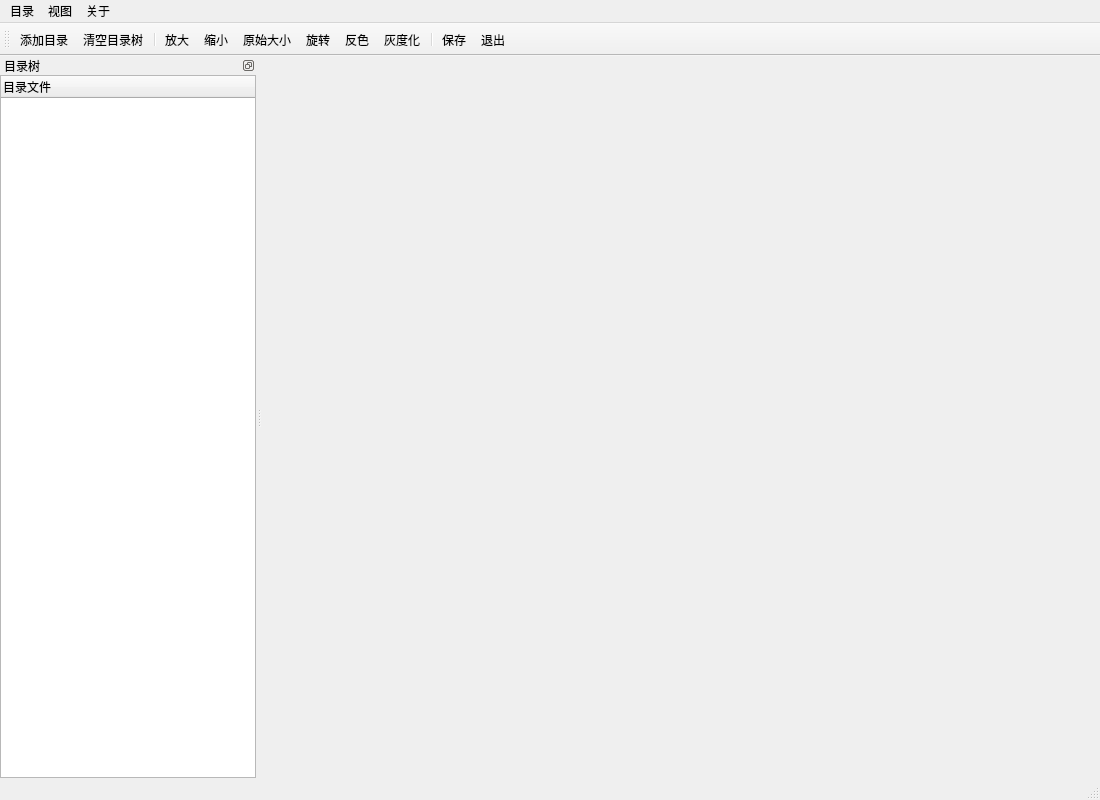
<?xml version="1.0" encoding="UTF-8"?>
<ui version="4.0">
 <class>MainWindow</class>
 <widget class="QMainWindow" name="MainWindow">
  <property name="geometry">
   <rect>
    <x>0</x>
    <y>0</y>
    <width>1100</width>
    <height>800</height>
   </rect>
  </property>
  <property name="minimumSize">
   <size>
    <width>1100</width>
    <height>670</height>
   </size>
  </property>
  <property name="windowTitle">
   <string>图片浏览器</string>
  </property>
  <property name="windowIcon">
   <iconset>
    <normaloff>res/机器视觉.png</normaloff>res/机器视觉.png</iconset>
  </property>
  <widget class="QWidget" name="centralwidget"/>
  <widget class="QMenuBar" name="menuBar">
   <property name="geometry">
    <rect>
     <x>0</x>
     <y>0</y>
     <width>1100</width>
     <height>22</height>
    </rect>
   </property>
   <widget class="QMenu" name="menu">
    <property name="title">
     <string>目录</string>
    </property>
    <addaction name="action1_3"/>
    <addaction name="action2_3"/>
    <addaction name="action3_2"/>
   </widget>
   <widget class="QMenu" name="menu_2">
    <property name="title">
     <string>视图</string>
    </property>
    <addaction name="action1_4"/>
    <addaction name="action2_4"/>
    <addaction name="action3_3"/>
   </widget>
   <widget class="QMenu" name="menu_3">
    <property name="title">
     <string>关于</string>
    </property>
    <addaction name="action1_5"/>
    <addaction name="action2_5"/>
   </widget>
   <addaction name="menu"/>
   <addaction name="menu_2"/>
   <addaction name="menu_3"/>
  </widget>
  <widget class="QToolBar" name="toolBar">
   <property name="windowTitle">
    <string>toolBar</string>
   </property>
   <property name="toolButtonStyle">
    <enum>Qt::ToolButtonTextUnderIcon</enum>
   </property>
   <attribute name="toolBarArea">
    <enum>TopToolBarArea</enum>
   </attribute>
   <attribute name="toolBarBreak">
    <bool>false</bool>
   </attribute>
   <addaction name="action"/>
   <addaction name="action_2"/>
   <addaction name="separator"/>
   <addaction name="action_8"/>
   <addaction name="action_9"/>
   <addaction name="action_10"/>
   <addaction name="action_3"/>
   <addaction name="action_4"/>
   <addaction name="action_5"/>
   <addaction name="separator"/>
   <addaction name="action_6"/>
   <addaction name="action_11"/>
  </widget>
  <widget class="QDockWidget" name="dockWidget_4">
   <property name="sizePolicy">
    <sizepolicy hsizetype="Expanding" vsizetype="Expanding">
     <horstretch>0</horstretch>
     <verstretch>0</verstretch>
    </sizepolicy>
   </property>
   <property name="minimumSize">
    <size>
     <width>170</width>
     <height>81</height>
    </size>
   </property>
   <property name="maximumSize">
    <size>
     <width>2450</width>
     <height>524287</height>
    </size>
   </property>
   <property name="features">
    <set>QDockWidget::DockWidgetFloatable|QDockWidget::DockWidgetMovable</set>
   </property>
   <property name="windowTitle">
    <string>目录树</string>
   </property>
   <attribute name="dockWidgetArea">
    <number>1</number>
   </attribute>
   <widget class="QWidget" name="dockWidgetContents_4">
    <layout class="QVBoxLayout" name="verticalLayout">
     <property name="spacing">
      <number>0</number>
     </property>
     <property name="leftMargin">
      <number>0</number>
     </property>
     <property name="topMargin">
      <number>0</number>
     </property>
     <property name="rightMargin">
      <number>0</number>
     </property>
     <property name="bottomMargin">
      <number>0</number>
     </property>
     <item>
      <widget class="QTreeWidget" name="treeWidget_3">
       <column>
        <property name="text">
         <string>目录文件</string>
        </property>
       </column>
      </widget>
     </item>
    </layout>
   </widget>
  </widget>
  <widget class="QStatusBar" name="status_Bar"/>
  <action name="action1_3">
   <property name="checked">
    <bool>false</bool>
   </property>
   <property name="icon">
    <iconset>
     <normaloff>C:/Users/in34/Downloads/目录.png</normaloff>C:/Users/in34/Downloads/目录.png</iconset>
   </property>
   <property name="text">
    <string>添加目录</string>
   </property>
  </action>
  <action name="action2_3">
   <property name="icon">
    <iconset>
     <normaloff>C:/Users/in34/Downloads/清理.png</normaloff>C:/Users/in34/Downloads/清理.png</iconset>
   </property>
   <property name="text">
    <string>清空目录树</string>
   </property>
  </action>
  <action name="action3_2">
   <property name="checkable">
    <bool>true</bool>
   </property>
   <property name="checked">
    <bool>true</bool>
   </property>
   <property name="icon">
    <iconset>
     <normaloff>C:/Users/in34/Downloads/显示器.png</normaloff>C:/Users/in34/Downloads/显示器.png</iconset>
   </property>
   <property name="text">
    <string>查看目录树</string>
   </property>
   <property name="iconVisibleInMenu">
    <bool>true</bool>
   </property>
   <property name="priority">
    <enum>QAction::NormalPriority</enum>
   </property>
  </action>
  <action name="action1_4">
   <property name="icon">
    <iconset>
     <normaloff>C:/Users/in34/Downloads/放大.png</normaloff>C:/Users/in34/Downloads/放大.png</iconset>
   </property>
   <property name="text">
    <string>放大</string>
   </property>
  </action>
  <action name="action2_4">
   <property name="icon">
    <iconset>
     <normaloff>C:/Users/in34/Downloads/缩小.png</normaloff>C:/Users/in34/Downloads/缩小.png</iconset>
   </property>
   <property name="text">
    <string>缩小</string>
   </property>
  </action>
  <action name="action3_3">
   <property name="icon">
    <iconset>
     <normaloff>C:/Users/in34/Downloads/旋转.png</normaloff>C:/Users/in34/Downloads/旋转.png</iconset>
   </property>
   <property name="text">
    <string>原始大小</string>
   </property>
  </action>
  <action name="action1_5">
   <property name="icon">
    <iconset>
     <normaloff>C:/Users/in34/Downloads/github.png</normaloff>C:/Users/in34/Downloads/github.png</iconset>
   </property>
   <property name="text">
    <string>作者</string>
   </property>
  </action>
  <action name="action2_5">
   <property name="icon">
    <iconset>
     <normaloff>C:/Users/in34/Downloads/Q.png</normaloff>C:/Users/in34/Downloads/Q.png</iconset>
   </property>
   <property name="text">
    <string>QT</string>
   </property>
  </action>
  <action name="action">
   <property name="icon">
    <iconset>
     <normaloff>C:/Users/in34/Downloads/目录.png</normaloff>C:/Users/in34/Downloads/目录.png</iconset>
   </property>
   <property name="text">
    <string>添加目录</string>
   </property>
   <property name="toolTip">
    <string>添加目录</string>
   </property>
  </action>
  <action name="action_2">
   <property name="icon">
    <iconset>
     <normaloff>C:/Users/in34/Downloads/清理.png</normaloff>C:/Users/in34/Downloads/清理.png</iconset>
   </property>
   <property name="text">
    <string>清空目录树</string>
   </property>
  </action>
  <action name="action_8">
   <property name="icon">
    <iconset>
     <normaloff>C:/Users/in34/Downloads/放大.png</normaloff>C:/Users/in34/Downloads/放大.png</iconset>
   </property>
   <property name="text">
    <string>放大</string>
   </property>
  </action>
  <action name="action_9">
   <property name="icon">
    <iconset>
     <normaloff>C:/Users/in34/Downloads/缩小.png</normaloff>C:/Users/in34/Downloads/缩小.png</iconset>
   </property>
   <property name="text">
    <string>缩小</string>
   </property>
  </action>
  <action name="action_10">
   <property name="icon">
    <iconset>
     <normaloff>C:/Users/in34/Downloads/旋转.png</normaloff>C:/Users/in34/Downloads/旋转.png</iconset>
   </property>
   <property name="text">
    <string>原始大小</string>
   </property>
  </action>
  <action name="action_11">
   <property name="icon">
    <iconset>
     <normaloff>C:/Users/in34/Downloads/退出.png</normaloff>C:/Users/in34/Downloads/退出.png</iconset>
   </property>
   <property name="text">
    <string>退出</string>
   </property>
  </action>
  <action name="action_3">
   <property name="icon">
    <iconset>
     <normaloff>C:/Users/in34/Downloads/向右旋转.png</normaloff>C:/Users/in34/Downloads/向右旋转.png</iconset>
   </property>
   <property name="text">
    <string>旋转</string>
   </property>
  </action>
  <action name="action_4">
   <property name="icon">
    <iconset>
     <normaloff>C:/Users/in34/Downloads/反色.png</normaloff>C:/Users/in34/Downloads/反色.png</iconset>
   </property>
   <property name="text">
    <string>反色</string>
   </property>
  </action>
  <action name="action_5">
   <property name="icon">
    <iconset>
     <normaloff>C:/Users/in34/Downloads/灰度-灰.png</normaloff>C:/Users/in34/Downloads/灰度-灰.png</iconset>
   </property>
   <property name="text">
    <string>灰度化</string>
   </property>
  </action>
  <action name="action_6">
   <property name="icon">
    <iconset>
     <normaloff>C:/Users/in34/Downloads/保存.png</normaloff>C:/Users/in34/Downloads/保存.png</iconset>
   </property>
   <property name="text">
    <string>保存</string>
   </property>
  </action>
 </widget>
 <resources/>
 <connections/>
</ui>
